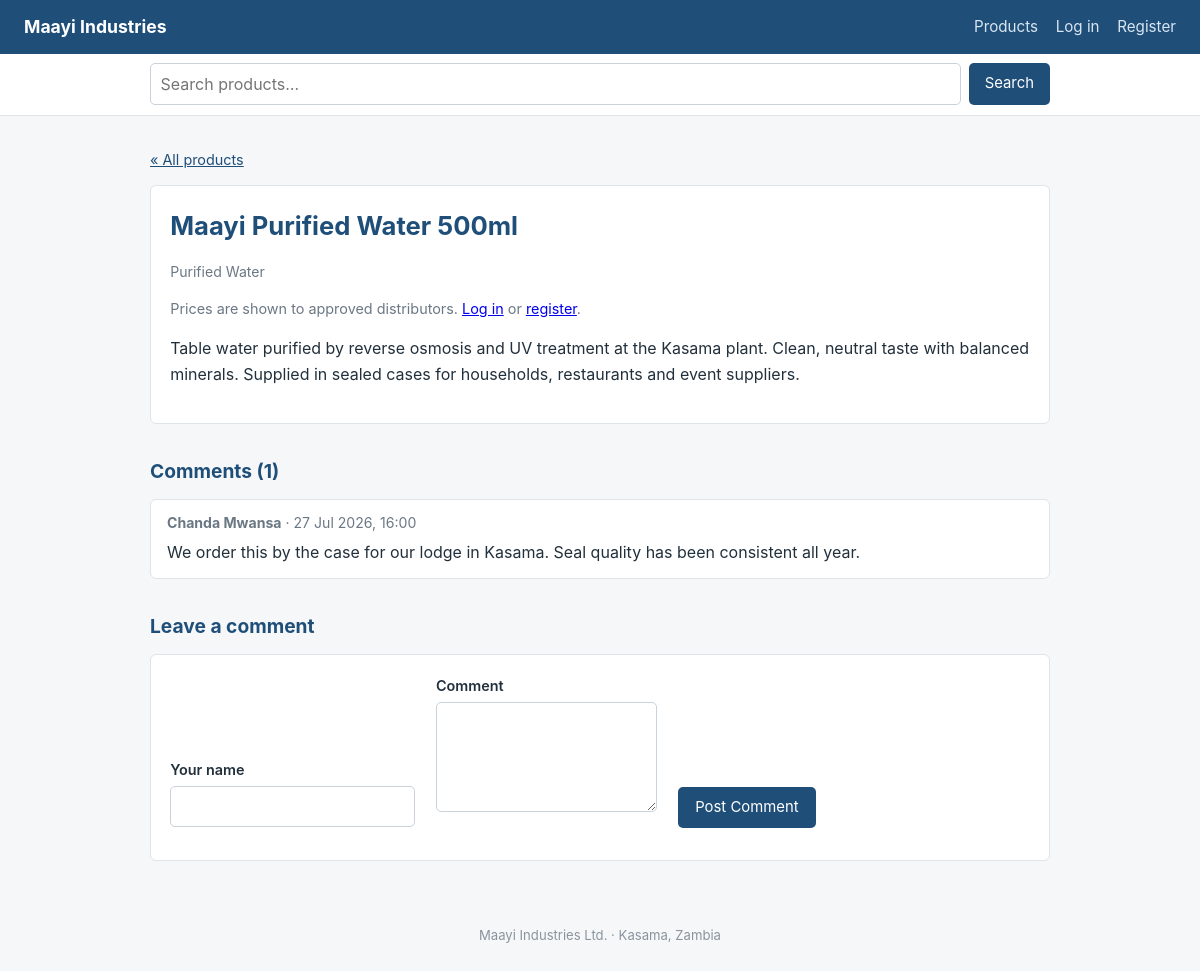
Screenshot of /page.php?id=1 with the database file from the repository.
### tables this page shows
CREATE TABLE pages (
    page_id     INT AUTO_INCREMENT PRIMARY KEY,
    title       VARCHAR(150)  NOT NULL,
    category_id INT           NULL,
    body        TEXT          NOT NULL,
    price       DECIMAL(10,2) NOT NULL DEFAULT 0.00,
    created_at  DATETIME      NOT NULL DEFAULT CURRENT_TIMESTAMP,
    updated_at  DATETIME      NOT NULL DEFAULT CURRENT_TIMESTAMP
                              ON UPDATE CURRENT_TIMESTAMP,
    CONSTRAINT fk_pages_category
        FOREIGN KEY (category_id) REFERENCES categories(category_id)
        ON DELETE SET NULL
);

CREATE TABLE categories (
    category_id INT AUTO_INCREMENT PRIMARY KEY,
    name        VARCHAR(80) NOT NULL UNIQUE
);

CREATE TABLE comments (
    comment_id  INT AUTO_INCREMENT PRIMARY KEY,
    page_id     INT          NOT NULL,
    author_name VARCHAR(80)  NOT NULL,
    body        TEXT         NOT NULL,
    created_at  DATETIME     NOT NULL DEFAULT CURRENT_TIMESTAMP,
    CONSTRAINT fk_comments_page
        FOREIGN KEY (page_id) REFERENCES pages(page_id)
        ON DELETE CASCADE
);

### includes/functions.php (called while the page is built, shortened)
<?php
function logged_in(): bool {
    return isset($_SESSION['user_id']);
}
function approved_distributor_id(PDO $pdo): ?int {
    if (!logged_in()) {
        return null;
    }
    $stmt = $pdo->prepare(
        "SELECT distributor_id FROM distributors
          WHERE user_id = ? AND approval_status = 'approved'"
    );
    $stmt->execute([$_SESSION['user_id']]);
    $id = $stmt->fetchColumn();
    return $id === false ? null : (int)$id;
}
function url(string $path = ''): string {
    $root = rtrim(dirname($_SERVER['SCRIPT_NAME']), '/\\');
    $root = preg_replace('#/admin$#', '', $root);
    return $root . '/' . ltrim($path, '/');
}
function e(?string $text): string {
    return htmlspecialchars($text ?? '', ENT_QUOTES, 'UTF-8');
}

### page.php (the view, shortened to what this page needs)
<?php
require_once __DIR__ . '/includes/db.php';
require_once __DIR__ . '/includes/functions.php';
$id = clean_id($_GET['id'] ?? null);
$stmt = $pdo->prepare(
    'SELECT pages.*, categories.name AS category_name
       FROM pages
       LEFT JOIN categories ON pages.category_id = categories.category_id
      WHERE pages.page_id = ?'
);
$stmt->execute([$id]);
$page = $stmt->fetch();
$dist_id = approved_distributor_id($pdo);
$pricing = ($dist_id !== null)
    ? price_for_distributor($pdo, $dist_id, (int)$page['page_id'], (float)$page['price'])
    : null;
$author = '';
$body   = '';
$stmt = $pdo->prepare('SELECT * FROM comments WHERE page_id = ? ORDER BY created_at DESC');
$stmt->execute([$id]);
$comments = $stmt->fetchAll();
require_once __DIR__ . '/includes/header.php';
?>
<p class="crumb"><a href="<?= url('index.php') ?>">&laquo; All products</a></p>
<article class="box">
    <h1><?= e($page['title']) ?></h1>
    <p class="meta">
        <?= $page['category_name'] ? e($page['category_name']) : 'Uncategorised' ?>
    </p>
    <?php if ($pricing === null): ?>
        <p class="hint">Prices are shown to approved distributors. <?php
            if (!logged_in()) {
                echo '<a href="' . url('login.php') . '">Log in</a> or <a href="'
                   . url('register.php') . '">register</a>.';
            } elseif (($_SESSION['role'] ?? '') === 'member') {
                echo '<a href="' . url('apply.php') . '">Apply to become a distributor</a>.';
            }
        ?></p>
    <?php endif; ?>
    <p><?= nl2br(e($page['body'])) ?></p>
</article>
<h2>Comments (<?= count($comments) ?>)</h2>
<?php if (!$comments): ?>
    <p class="hint">No comments yet. Be the first.</p>
<?php else: ?>
    <?php foreach ($comments as $c): ?>
        <div class="comment">
            <p class="meta">
                <strong><?= e($c['author_name']) ?></strong>
                &middot; <?= date('j M Y, H:i', strtotime($c['created_at'])) ?>
            </p>
            <p><?= nl2br(e($c['body'])) ?></p>
        </div>
    <?php endforeach; ?>
<?php endif; ?>
<h2>Leave a comment</h2>
<form method="post" class="box">
    <label>Your name
        <input type="text" name="author_name" value="<?= e($author) ?>" required>
    </label>
    <label>Comment
        <textarea name="body" rows="4" required><?= e($body) ?></textarea>
    </label>
    <button type="submit">Post Comment</button>
</form>
<?php require_once __DIR__ . '/includes/footer.php'; ?>

### style.css (style rules this page uses)
body { margin: 0; font-family: -apple-system, "Segoe UI", Roboto, Arial, sans-serif; line-height: 1.6; color: #22303c; background: #f5f7f9; }
h1 { color: #1f4e79; font-size: 1.6rem; margin: 0 0 0.5rem; }
h2 { color: #1f4e79; font-size: 1.2rem; margin: 2rem 0 0.75rem; }
.hint { color: #6b7884; font-size: 0.9rem; }
.meta { color: #6b7884; font-size: 0.88rem; }
.crumb { font-size: 0.9rem; }
.crumb a { color: #1f4e79; }
.box { background: #fff; border: 1px solid #dfe4e9; border-radius: 6px; padding: 1.2rem; margin-bottom: 1.5rem; }
.box label { display: block; margin-bottom: 0.9rem; font-weight: 600; font-size: 0.9rem; }
.box input, .box select, .box textarea { display: block; width: 100%; box-sizing: border-box; margin-top: 0.3rem; padding: 0.5rem 0.6rem; border: 1px solid #c9d2da; border-radius: 5px; font: inherit; font-weight: normal; color: #22303c; background: #fff; }
.box textarea { resize: vertical; }
button, .button { display: inline-block; background: #1f4e79; color: #fff; border: none; padding: 0.55rem 1.1rem; border-radius: 5px; font: inherit; font-size: 0.93rem; cursor: pointer; text-decoration: none; }
.comment { background: #fff; border: 1px solid #dfe4e9; border-radius: 6px; padding: 0.8rem 1rem; margin-bottom: 0.6rem; }
.comment p { margin: 0.3rem 0 0; }
.comment .meta { margin: 0; }
form.box label { display: inline-block; margin-right: 1rem; }

### rows the page displays
pages: title "Maayi Purified Water 500ml", category.name "Purified Water", body "Table water purified by reverse osmosis and UV treatment at the Kasama plant. Clean, neutral taste with balanced minerals. Supplied in sealed cases for households, restaurants and event suppliers."
comments: author_name "Chanda Mwansa", created_at "27 Jul 2026, 16:00", body "We order this by the case for our lodge in Kasama. Seal quality has been consistent all year."

### other values shown
count($comments) "1"
